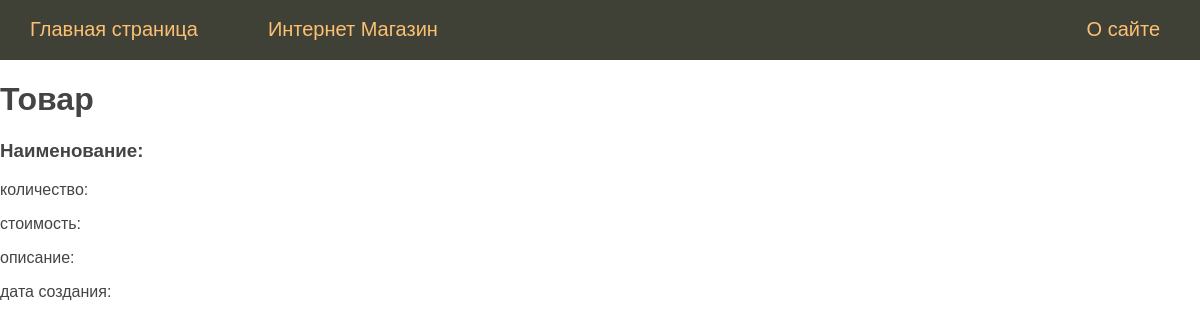
/product/5, run on an earlier commit of the app's database.
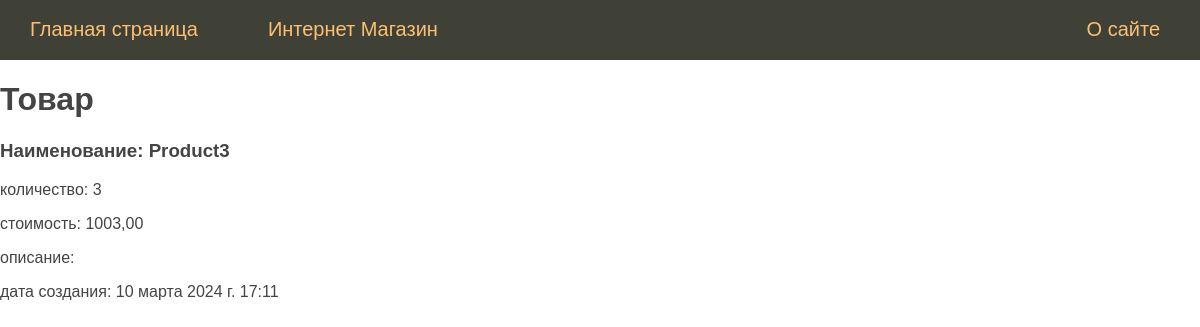
And on a later commit of the database.
### homework_1/models.py (models this page shows, shortened)
class Product(models.Model):
    product_name = models.CharField(max_length=30)
    product_description = models.TextField()
    cost = models.DecimalField(max_digits=8, decimal_places=2)
    quantity_product = models.IntegerField()  # Количества продукта
    data_add = models.DateTimeField(auto_now_add=True)
    product_image = models.ImageField(upload_to="images/")

### homework_1/views.py (the view)
# urls.py: path('product/<int:id_product>', views.product, name='product'),  # вывод выбранного пользователем продукта
def product(request, id_product:int):
    product_ = Product.objects.filter(pk=id_product).first()
    context = {
        'title': 'Товар',
        'menu': menu,
        'product': product_,
    }
    return render(request, "homework_1/product.html", context=context)

### homework_1/templates/homework_1/product.html
{% extends 'base.html' %}
{% block content%}
<h1>{{ title }}</h1>
<h3>Наименование: {{ product.product_name }}</h3>
<p>количество: {{ product.quantity_product }}</p>
<p>стоимость: {{ product.cost }}</p>
<p>описание: {{ product.product_description }}</p>
<p>дата создания: {{ product.data_add }}</p>
<br>
{% endblock %}

What changed in the data, as far as the page shows it:
added Product: product_name "Product3", quantity_product "3", cost "1003,00", data_add "10 марта 2024 г. 17:11"
